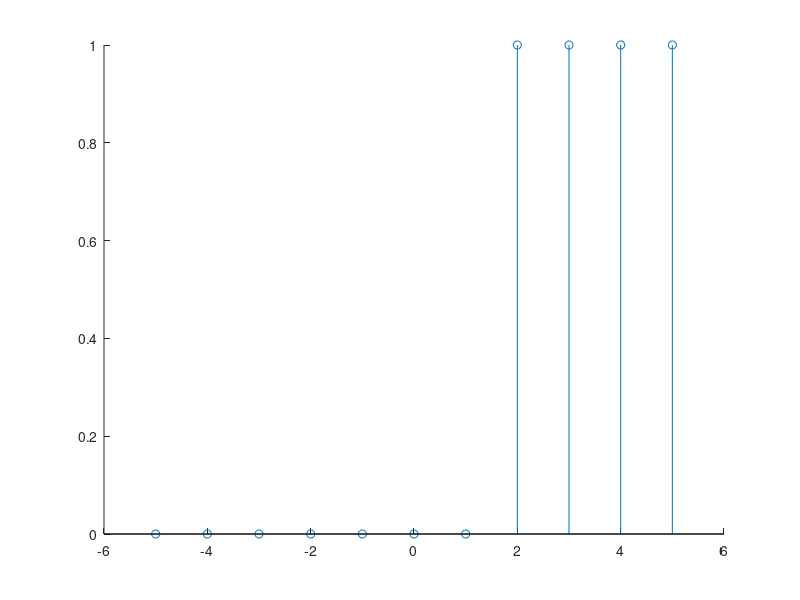

Here is the MATLAB script that generated this plot: (Note: this script raises an error after producing the figure.)
%% Atividade5.3
n=-5:5;
x=[(n-2)>=0];
figure1 = figure;
axes1 = axes('Parent',figure1);
hold(axes1,'all');
stem (n,x)
txt = texlabel('u(n-2)');
title(txt)
saveas(figure1,'Atv5i3.png')